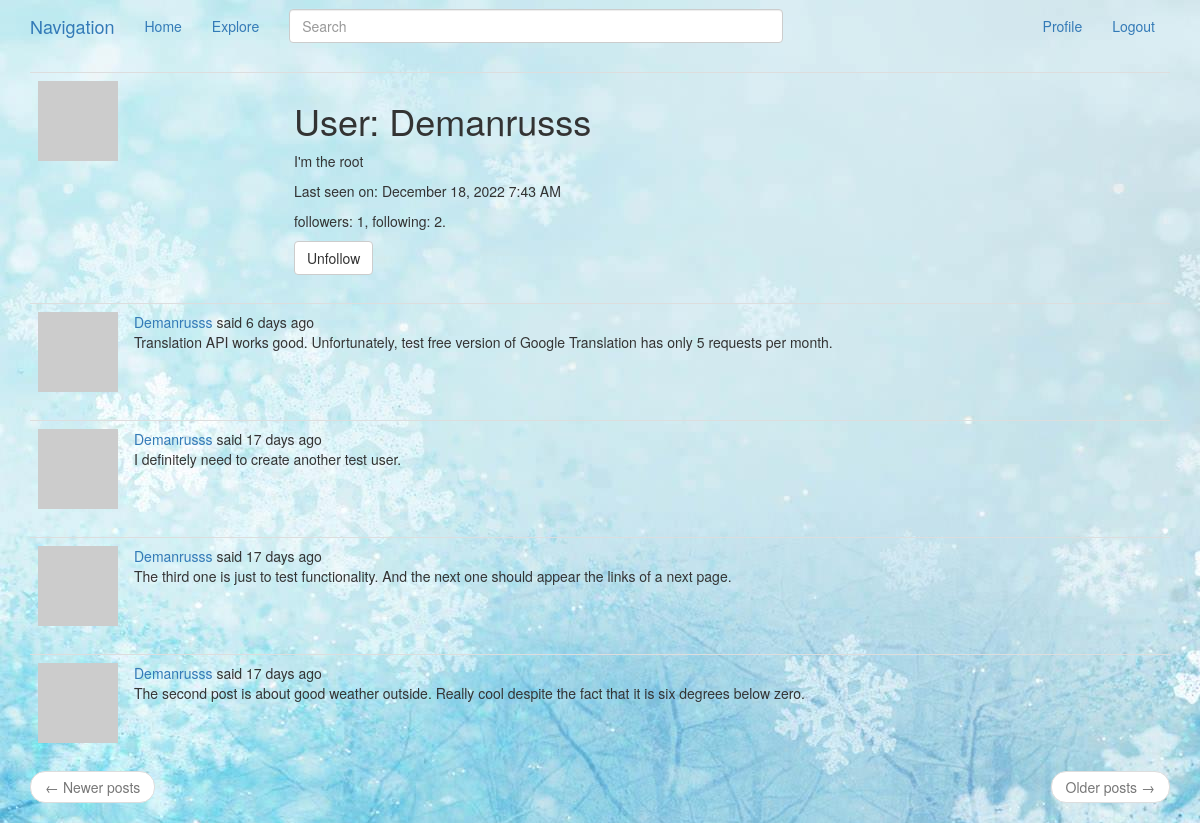
Screenshot of /user/Demanrusss (signed in) with the database file from the repository.
### app/models.py (models this page shows, shortened)
class User(UserMixin, db.Model):
    id = db.Column(db.Integer, primary_key = True)
    username = db.Column(db.String(64), index = True, unique = True)
    email = db.Column(db.String(120), index = True, unique = True)
    password_hash = db.Column(db.String(128))
    posts = db.relationship('Post', backref = 'author', lazy = 'dynamic')
    about_me = db.Column(db.String(140))
    last_seen = db.Column(db.DateTime, default = datetime.utcnow)
    followed = db.relationship('User',
                               secondary = followers,
                               primaryjoin = (followers.c.follower_id == id),
                               secondaryjoin = (followers.c.followed_id == id),
                               backref = db.backref('followers', lazy = 'dynamic'),
                               lazy = 'dynamic')
    def avatar(self, size):
        digest = md5(self.email.lower().encode('utf-8')).hexdigest()
        return 'https://www.gravatar.com/avatar/{}?d=robohash&s={}'.format(digest, size)
    def is_following(self, user):
        return self.followed.filter(followers.c.followed_id == user.id).count() > 0

class SearchableMixin(object):
    @classmethod
    def before_commit(cls, session):
        session._changes = {
            'add': list(session.new),
            'update': list(session.dirty),
            'delete': list(session.deleted)
        }
    @classmethod
    def after_commit(cls, session):
        for obj in session._changes['add']:
            if isinstance(obj, SearchableMixin):
                add_to_index(obj.__tablename__, obj)
        for obj in session._changes['update']:
            if isinstance(obj, SearchableMixin):
                add_to_index(obj.__tablename__, obj)
        for obj in session._changes['delete']:
            if isinstance(obj, SearchableMixin):
                remove_from_index(obj.__tablename__, obj)
        session._changes = None

class Post(SearchableMixin, db.Model):
    __searchable__ = ['body']
    id = db.Column(db.Integer, primary_key = True)
    body = db.Column(db.String(500))
    timestamp = db.Column(db.DateTime, index = True, default = datetime.utcnow)
    user_id = db.Column(db.Integer, db.ForeignKey('user.id'))
    language = db.Column(db.String(8))

### app/routes.py (the view)
@app.route('/user/<username>')
@login_required
def user(username):
    user = User.query.filter_by(username = username).first_or_404()
    page = request.args.get('page', 1, type = int)
    posts = user.posts.order_by(Post.timestamp.desc())\
        .paginate(page = page, per_page = app.config['POSTS_PER_PAGE'], error_out = False)
    next_page = url_for('user', username = user.username, page = posts.next_num) \
        if posts.has_next else None
    prev_page = url_for('user', username = user.username, page = posts.prev_num) \
        if posts.has_prev else None
    form = EmptyForm()
    return render_template('user.html', user = user, posts = posts.items,
                           next_page = next_page, prev_page = prev_page, form = form)

### app/forms.py
class SearchForm(FlaskForm):
    q = StringField(_babel('Search'), validators = [DataRequired()])
    def __init__(self, *args, **kwargs):
        if 'formdata' not in kwargs:
            kwargs['formdata'] = request.args
        if 'csrf_enabled' not in kwargs:
            kwargs['csrf_enabled'] = False
        super(SearchForm, self).__init__(*args, **kwargs)

class EmptyForm(FlaskForm):
    submit = SubmitField('Submit')

### app/models.py (called while the page is built)
@login.user_loader
def load_user(id):
    return User.query.get(int(id))

### app/routes.py (called while the page is built)
@app.before_request
def before_request():
    if current_user.is_authenticated:
        current_user.last_seen = datetime.utcnow()
        db.session.commit()
        g.search_form = SearchForm()
    g.locale = str(get_locale())

### app/templates/user.html (shortened to what this page needs)
{% extends "_layout.html" %}
{% block app_content %}
    <table class="table table-hover">
        <tr>
            <td width="256px">
                <img src="{{ user.avatar(256) }}">
            </td>
            <td>
                <h1>{{ _('User') }}: {{ user.username }}</h1>
                {% if user.about_me %}
                <p>{{ user.about_me }}</p>
                {% endif %}
                {% if user.last_seen %}
                <p>{{ _('Last seen on') }}: {{ moment(user.last_seen).format('LLL') }}</p>
                {% endif %}
                <p>
                    {{ _('followers') }}: {{ user.followers.count() }}, {{ _('following') }}: {{ user.followed.count() }}.
                </p>
                {% if user == current_user %}
                <p>
                    <a href="{{ url_for('edit_profile') }}">{{ _('Edit your profile') }}</a>
                </p>
                {% elif not current_user.is_following(user) %}
                <form action="{{ url_for('follow', username = user.username) }}" method="post">
                    {{ form.hidden_tag() }}
                    {{ form.submit(value = _('Follow'), class_ = 'btn btn-default') }}
                </form>
                {% else %}
                <form action="{{ url_for('unfollow', username = user.username) }}" method="post">
                    {{ form.submit(value = _('Unfollow'), class_ = 'btn btn-default') }}
                </form>
                {% endif %}
            </td>
        </tr>
    </table>
    {% for post in posts %}
        {% include '_post.html' %}
    {% endfor %}
    <nav aria-label="...">
        <ul class="pager">
            <li class="previous{% if not prev_url %} disabled{% endif %}">
                <a href="{{ prev_url or '#' }}">
                    <span aria-hidden="true">&larr;</span> {{ _('Newer posts') }}
                </a>
            </li>
            <li class="next{% if not next_url %} disabled{% endif %}">
                <a href="{{ next_url or '#' }}">
                    {{ _('Older posts') }} <span aria-hidden="true">&rarr;</span>
                </a>
            </li>
        </ul>
    </nav>
{% endblock %}

### app/templates/_post.html (shortened to what this page needs)
<table class="table table-hover">
    <tr>
        <td width="70px">
            <a href="{{ url_for('user', username = post.author.username) }}">
                <img src="{{ post.author.avatar(70) }}" />
            </a>
        </td>
        <td>
            {{ _('%(username)s said %(when)s', username = link_of_user, when = moment(post.timestamp).fromNow()) }}
            <br>
            <span id="post{{ post.id }}">
                {{ post.body }}
            </span>
        </td>
    </tr>
</table>

### rows the page displays
User: username "Demanrusss", about_me "I'm the root", last_seen "December 18, 2022 7:43 AM"
Post: body "Translation API works good. Unfortunately, test free version of Google Translation has only 5 requests per month."
Post: body "I definitely need to create another test user."
Post: body "The third one is just to test functionality. And the next one should appear the links of a next page."
Post: body "The second post is about good weather outside. Really cool despite the fact that it is six degrees below zero."

### other values shown
{{ user.followers.count() }} "1"
{{ user.followed.count() }} "2"
